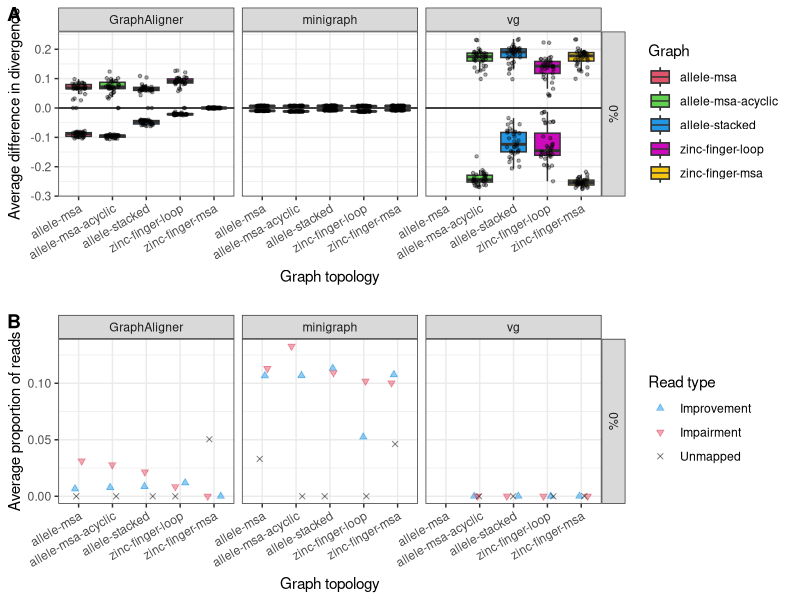

Generate this figure with R:
library(dplyr)
library(tidyr)
library(ggplot2)
library(cowplot)

setwd("~/cluster/scratch/alignments-pe/differences/")

allele.names <- c(LETTERS[1:5], paste0("L", 1:24), paste0("L", 32:38))

self.stats <- read.csv("data/chapter4/all-graphs-self-stats.csv", header=T) %>%
  mutate(PropReadsNoMapRef=NumReadsNoMapRef/NumReads,
         PropReadsNoMapGraph=NumReadsNoMapGraph/NumReads,
         Aligner=case_when(
           Aligner=="ga" ~ "GraphAligner",
           Aligner=="mg" ~ "minigraph",
           Aligner=="vg" ~ "vg"
         ),
         Error=case_when(
           Error==0 ~ "0%",
           Error==0.001 ~ "0.1%",
           Error==0.01 ~ "1%"
         ),
         Graph=case_when(
           Graph=="allele-msa-dag" ~ "allele-msa-acyclic",
           Graph=="znf-loop" ~ "zinc-finger-loop",
           Graph=="znf-msa" ~ "zinc-finger-msa",
           Graph=="stacked" ~ "allele-stacked",
           T ~ Graph
         ),
         Path=case_when(
           Path=="path" ~ "yes",
           Path=="nopath" ~ "no"
         )) %>% 
  mutate(across(matches("Num|Mean|Prop"), ~
                  ifelse(Aligner=="vg" & Graph=="allele-msa", NA, .)))
# alter diff scores for vg allele-msa to NA, since couldn't index

self.stats$Allele <- factor(self.stats$Allele, levels=allele.names)
self.stats$Error <- factor(self.stats$Error, levels=c("0%", "0.1%", "1%"))
self.stats$Path <- factor(self.stats$Path, levels=c("yes", "no"))


self.stats.av <- self.stats %>%
  group_by(Aligner, Frag, Graph, Path, Coverage, Error) %>%
  summarize(MeanDiff=mean(MeanDiff), 
            MeanDiffNo0=mean(MeanDiffNo0),
            MeanDiffPos=mean(MeanDiffPos),
            MeanDiffNeg=mean(MeanDiffNeg),
            PropReadsDiff=mean(PropReadsDiff),
            PropPos=mean(PropPos),
            PropNeg=mean(PropNeg),
            NumReadsNoMapRef=mean(NumReadsNoMapRef),
            NumReadsNoMapGraph=mean(NumReadsNoMapGraph),
            PropReadsNoMapRef=mean(PropReadsNoMapRef),
            PropReadsNoMapGraph=mean(PropReadsNoMapGraph))

### Spurious w/ paths
# mg v ga v vg fixedfrag
g1 <- self.stats %>%
  filter(Path=="yes", Error=="0%") %>%
  filter(!(Aligner=="vg" & Frag=="none")) %>%
  filter(!(Aligner=="vg" & Frag=="frag"))

g1.mean.diff.sub <- g1 %>% 
  select(Aligner, Graph, Allele, Error, MeanDiffPos, MeanDiffNeg) %>% 
  pivot_longer(cols=c(MeanDiffPos, MeanDiffNeg), names_to="Type", values_to="Value")

mean.diff <- ggplot(g1.mean.diff.sub, aes(Graph, Value)) +
  theme_bw() +
  facet_grid(Error ~ Aligner) +
  geom_hline(yintercept=0) + 
  geom_boxplot(data=g1.mean.diff.sub %>% filter(Type=="MeanDiffPos"),
               aes(fill=Graph), outlier.shape=NA, show.legend=T) +
  geom_boxplot(data=g1.mean.diff.sub %>% filter(Type=="MeanDiffNeg"),
               aes(fill=Graph), outlier.shape=NA, show.legend=T) +
  geom_jitter(data=g1.mean.diff.sub %>% filter(Type=="MeanDiffPos"),
              alpha=0.35, aes(shape=20), width=0.2, height=0) + 
  geom_jitter(data=g1.mean.diff.sub %>% filter(Type=="MeanDiffNeg"),
              alpha=0.35, aes(shape=20), width=0.2, height=0) + 
  scale_shape_identity() +
  scale_fill_manual(values=c(palette()[c(2:4,6,7)])) +
  theme(axis.text.x=element_text(angle = 30, hjust = 1, vjust = 1)) +
  xlab("Graph topology") +
  ylab("Average difference in divergence")


g1.av <- self.stats.av %>%
  filter(Path=="yes", Error=="0%") %>%
  filter(!(Aligner=="vg" & Frag=="none")) %>%
  filter(!(Aligner=="vg" & Frag=="frag"))

g1.av.prop.diff.sub <- g1.av %>% 
  select(Aligner, Graph, Error, PropPos, PropNeg, PropReadsNoMapGraph) %>% 
  pivot_longer(cols=c(PropPos, PropNeg, PropReadsNoMapGraph), names_to="Divergence", values_to="Value") %>% 
  mutate(Divergence=case_when(
    Divergence=="PropPos" ~ "Improvement",
    Divergence=="PropNeg" ~ "Impairment",
    Divergence=="PropReadsNoMapGraph" ~ "Unmapped"
  ))
g1.av.prop.diff.sub$Divergence <- factor(g1.av.prop.diff.sub$Divergence,
                                         levels=c("Improvement", "Impairment", "Unmapped"))

div.prop <- ggplot(g1.av.prop.diff.sub, aes(Graph, Value)) +
  theme_bw() +
  facet_grid(Error ~ Aligner) +
  geom_jitter(aes(color=Divergence, shape=Divergence, fill=Divergence), 
              alpha=0.5, width=0.2, height=0) +
  scale_color_manual(values=c(palette()[c(4,2,1)]),
                     name="Read type") +
  scale_fill_manual(values=c(palette()[c(4,2,1)]),
                    name="Read type") +
  scale_shape_manual(values=c(24,25,4),
                     name="Read type") +
  theme(axis.text.x=element_text(angle = 30, hjust = 1, vjust = 1)) +
  xlab("Graph topology") +
  ylab("Average proportion of reads")


plot_grid(mean.diff, NULL, div.prop, ncol=1, align=T, axis='lr',
          labels=c("A", "", "B"), rel_heights=c(1,0.05,1))
